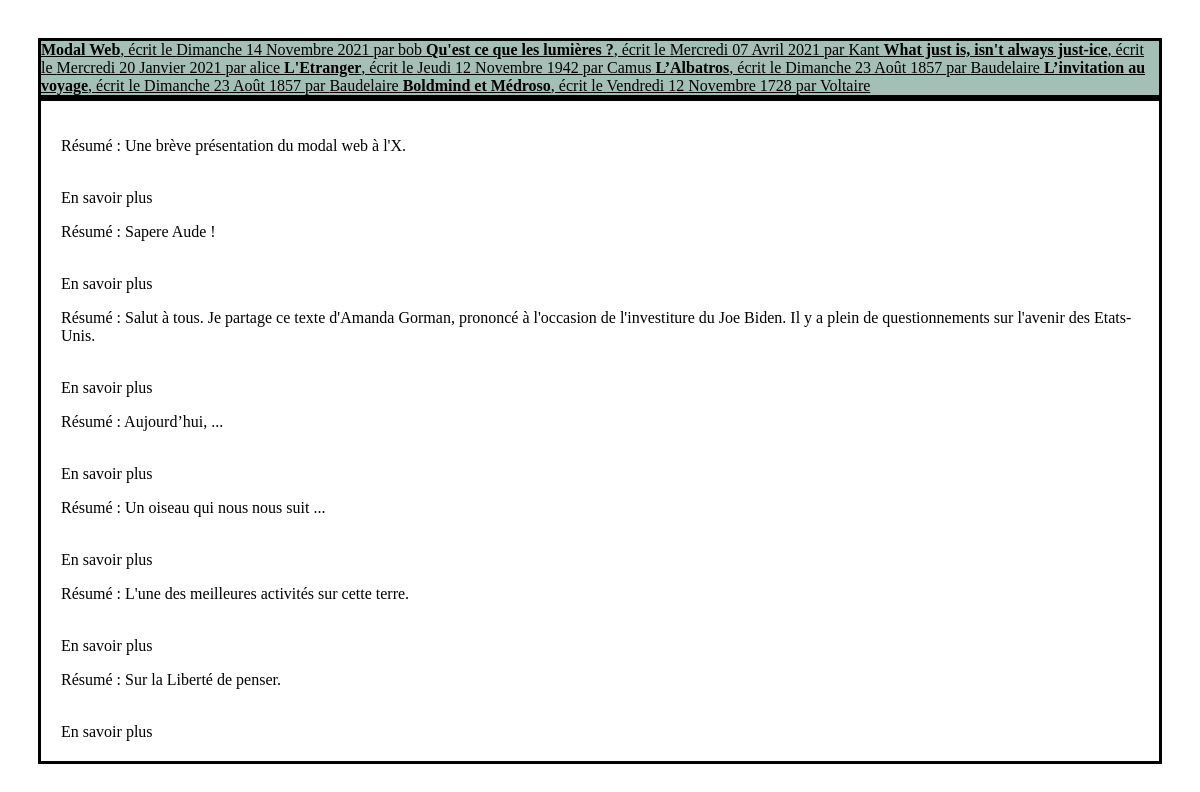
/EspriX/textslist.php, run on the app's committed database.
### tables this page shows
CREATE TABLE `textes` (
  `id` int(11) NOT NULL,
  `pseudo` varchar(30) NOT NULL,
  `title` varchar(100) NOT NULL,
  `date` date DEFAULT NULL,
  `summary` varchar(5000) DEFAULT NULL,
  `main` varchar(10000) NOT NULL,
  `comment` tinyint(1) NOT NULL DEFAULT 1
);

### EspriX/database.php (called while the page is built, shortened)
<?php
class Database
{
    public static function connect()
    {
        $DATABASE_HOST = "localhost";
        $DATABASE_USER = "root";
        $DATABASE_PASS = "";
        $DATABASE_NAME = "modal";
        $dbh = null;
        try {
            $dbh = new PDO(
                "mysql:host=" .
                    $DATABASE_HOST .
                    ";dbname=" .
                    $DATABASE_NAME .
                    ";charset=utf8",
                $DATABASE_USER,
                $DATABASE_PASS
            );
            $dbh->setAttribute(PDO::ATTR_ERRMODE, PDO::ERRMODE_EXCEPTION);
        } catch (PDOException $e) {
            echo "Connexion échouée : " . $e->getMessage();
            exit(0);
        }
        return $dbh;
    }
}
function get_topics($id_texte)
{
    $dbh = Database::connect();
    $sth = $dbh->prepare(
        "SELECT `id`,`title` FROM `topics` WHERE `id_texte` = ?"
    );
    $sth->execute([$id_texte]);
    $ids = [];
    $titles = [];
    while ($donnees = $sth->fetch(PDO::FETCH_ASSOC)) {
        array_push($ids, $donnees["id"]);
        array_push($titles, $donnees["title"]);
    }
    return [$ids, $titles];
}
function get_first_topic_id($id_texte)
{
    $ids = get_topics($id_texte)[0];
    return $ids[0];
}
function format_date($originalDate){
    $english_months = array('01 ', '02 ', '03' , '04 ' , '05 ', '06 ', '07 ', '08 ', '09 ', '10 ', '11 ', '12 ');
    $french_months = array('Janvier ', 'Février ', 'Mars ', 'Avril ', 'Mai ', 'Juin ', 'Juillet ', 'Août ', 'Septembre ', 'Octobre ', 'Novembre ', 'Décembre ');
    $english_days = array('Monday', 'Tuesday', 'Wednesday', 'Thursday', 'Friday', 'Saturday', 'Sunday');
    $french_days = array('Lundi', 'Mardi', 'Mercredi', 'Jeudi', 'Vendredi', 'Samedi', 'Dimanche');
    $DateTime = DateTime::createFromFormat('Y-m-d', $originalDate);
    $newDate2 = $DateTime->format('m Y');
    $newDate1 = $DateTime->format('l d');
    return str_replace($english_months,$french_months,str_replace($english_days, $french_days, $newDate1)).' '.str_replace($english_months,$french_months,str_replace($english_days, $french_days, $newDate2));
   }

### EspriX/textslist.php (the view, shortened to what this page needs)
<link rel="stylesheet" type="text/css" href="mon_css/textslist.css">
<div class="row" style="padding : 30px; height:100%">
    <div class="col-5 rounded afftitres">
        <div class="list-group" id="list-tab" role="tablist">
            <?php
            $dbh = Database::connect();
            $sth = $dbh->prepare("SELECT `id`,`pseudo`,`title`,`date`,`summary` FROM `textes` ORDER BY `date` DESC");
            $sth->execute();
            while ($donnees = $sth->fetch(PDO::FETCH_ASSOC)) {
                echo '<a class="list-group-item list-group-item-action rounded" id = "list-' . $donnees["id"] . '-list" data-toggle="tab" href="#list-' . $donnees["id"] . '" role="tab" aria-controls="list-' . $donnees["id"] . '" style = "background-color :#a4bfb6; border:0px; color:black"><b>' . $donnees["title"] . '</b>, écrit le ' . format_date($donnees["date"]) . ' par ' . $donnees["pseudo"] . ' </a> ';
            }
            ?>
        </div>
    </div>
    <div class="col-7 rounded affsummary">
        <div class="tab-content" id="nav-tabContent" style="overflow:scroll">
            <?php
            $sth = $dbh->prepare("SELECT `id`,`pseudo`,`title`,`date`,`summary` FROM `textes` ORDER BY `date` DESC");
            $sth->execute();
            while ($donnees = $sth->fetch(PDO::FETCH_ASSOC)) {
                echo '<div class="tab-pane fade" id = "list-' . $donnees["id"] . '" role="tabpanel" aria-labelledby="list-' . $donnees["id"] . '-list">';
                echo '<p> Résumé : ' . $donnees["summary"] . '</p>';
                $first_id_topic = get_first_topic_id($donnees["id"]);
                echo '<br><bouton class="button2" data-id_texte = "' . $donnees['id'] . '" data-first_id_topic = "' . $first_id_topic. '"> <span> En savoir plus </span> </bouton> ';
                echo '</div>';
            }
            ?>
        </div>
    </div>
</div>

### EspriX/mon_css/textslist.css (style rules this page uses)
.afftitres { background-color : #a4bfb6; border : solid; overflow:scroll; height:100%" }
.affsummary { background-color : white; border : solid; padding: 20px; overflow:scroll; height:100%" }

### data on the page
textes: title "Modal Web", date "Dimanche 14 Novembre 2021", pseudo "bob", summary "Une brève présentation du modal web à l'X."
textes: title "Qu'est ce que les lumières ?", date "Mercredi 07 Avril 2021", pseudo "Kant", summary "Sapere Aude !"
textes: title "What just is, isn't always just-ice", date "Mercredi 20 Janvier 2021", pseudo "alice", summary "Salut à tous. Je partage ce texte d'Amanda Gorman, prononcé à l'occasion de l'investiture du Joe Biden. Il y a plein de questionnements sur l'avenir des Etats-Unis."
textes: title "L'Etranger", date "Jeudi 12 Novembre 1942", pseudo "Camus", summary "Aujourd’hui, ..."
textes: title "L’Albatros", date "Dimanche 23 Août 1857", pseudo "Baudelaire", summary "Un oiseau qui nous nous suit ..."
textes: title "L’invitation au voyage", date "Dimanche 23 Août 1857", pseudo "Baudelaire", summary "L'une des meilleures activités sur cette terre."
textes: title "Boldmind et Médroso", date "Vendredi 12 Novembre 1728", pseudo "Voltaire", summary "Sur la Liberté de penser."
